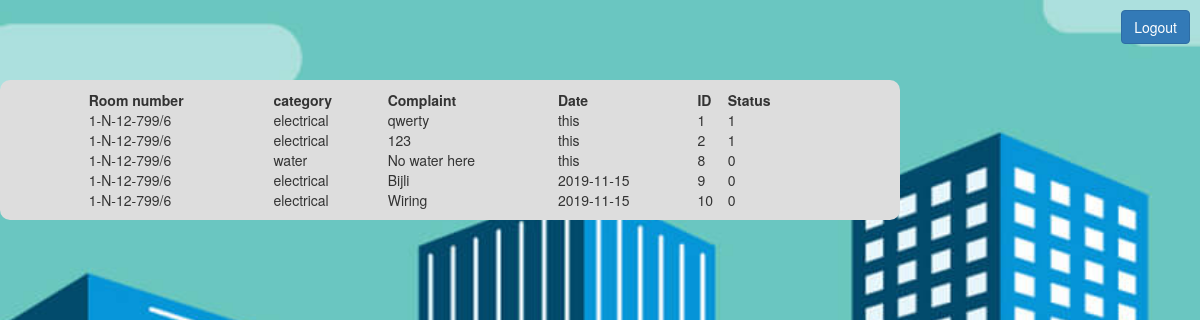
Page /viewComplaint on the earlier database version.
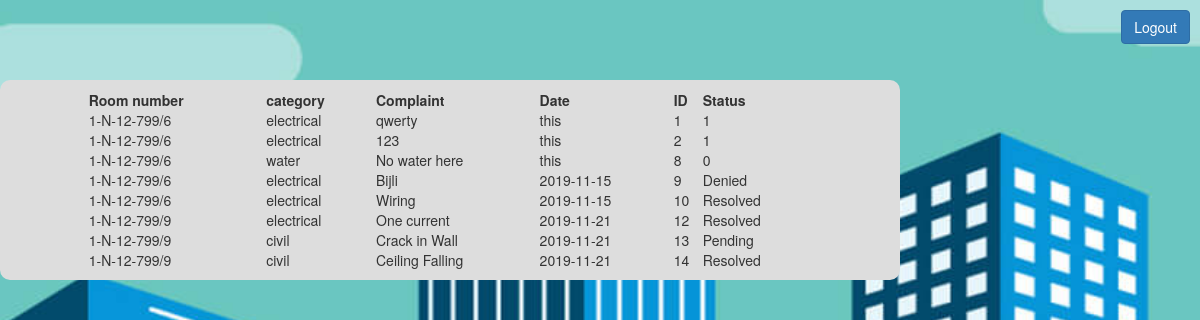
Same page on the later database version.
### tables this page shows
CREATE TABLE "complaint" (
	"user_id"	TEXT,
	"category"	TEXT,
	"content"	TEXT,
	"date"	TEXT,
	"id"	INTEGER PRIMARY KEY AUTOINCREMENT,
	"status"	TEXT DEFAULT 'Pending'
);

### script.py (the view)
@app.route('/viewComplaint')
def viewComplaint():
	conn = sqlite3.connect('data/data.db')
	cursor = conn.cursor()
	cursor.execute("Select * from complaint")
	rows = cursor.fetchall();
	return render_template('viewComplaint.html', rows=rows)

### script.py (called while the page is built)
@app.before_request
def before_request():
	g.user = None
	if 'user' in session:
		g.user = session['user']

### templates/viewComplaint.html (shortened to what this page needs)
<!DOCTYPE html>
<html>
<head>
	<link rel="stylesheet" type="text/css" href="{{ url_for('static', filename='bootstrap.css') }}">
	<link rel="stylesheet" type="text/css" href="{{ url_for('static', filename='myStyles.css') }}">
	<link rel="stylesheet" href="https://maxcdn.bootstrapcdn.com/bootstrap/3.4.0/css/bootstrap.min.css">
</head>
<body class="bgSet">
	<a href="/logout" style="float: right; margin: 10px"><button class="btn btn-primary">Logout</button></a>
	<br>
  <br>
  <br>
  <br>
  <div class="container-fluid">
		<div class="row">
      <div class="col-md-9">
        <div class="row roundCorner" style="background-color: var(--lightGrey); padding: 10px">
          <div class="col">
						<center>
							<table width="85%" align="center;" style="margin: 0px auto;">
                <tr>
                  <td><strong>Room number</strong></td>
                  <td><strong>category</strong></td>
                  <td><strong>Complaint</strong></td>
                  <td><strong>Date</strong></td>
                  <td><strong>ID</strong></td>
                  <td><strong>Status</strong></td>
                </tr>
                {% for row in rows %}
                <tr>
                  <td>{{row[0]}}</td>
                  <td>{{row[1]}}</td>
                  <td>{{row[2]}}</td>
                  <td>{{row[3]}}</td>
                  <td>{{row[4]}}</td>
                  <td>{{row[5]}}</td>
                </tr>
                {% endfor %}
              </table>
            </center>
          </div>
        </div>
      </div>
    </div>
  </div>
</body>
</html>

Differences in the rows shown:
changed complaint "Bijli": status "0" → "Denied"
changed complaint "Wiring": status "0" → "Resolved"
added complaint: user "1-N-12-799/9", category "electrical", content "One current", date "2019-11-21", id "12", status "Resolved"
added complaint: user "1-N-12-799/9", category "civil", content "Crack in Wall", date "2019-11-21", id "13", status "Pending"
added complaint: user "1-N-12-799/9", category "civil", content "Ceiling Falling", date "2019-11-21", id "14", status "Resolved"
